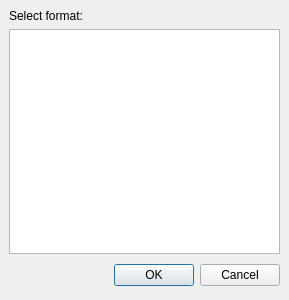
<ui version="4.0" >
 <author></author>
 <comment></comment>
 <exportmacro></exportmacro>
 <class>ExportToDialog</class>
 <widget class="QDialog" name="ExportToDialog" >
  <property name="geometry" >
   <rect>
    <x>0</x>
    <y>0</y>
    <width>289</width>
    <height>300</height>
   </rect>
  </property>
  <property name="windowTitle" >
   <string>Export to...</string>
  </property>
  <layout class="QVBoxLayout" >
   <property name="margin" >
    <number>9</number>
   </property>
   <property name="spacing" >
    <number>6</number>
   </property>
   <item>
    <widget class="QLabel" name="label" >
     <property name="text" >
      <string>Select format:</string>
     </property>
    </widget>
   </item>
   <item>
    <widget class="QListWidget" name="formats_listWidget" />
   </item>
   <item>
    <layout class="QHBoxLayout" >
     <property name="margin" >
      <number>0</number>
     </property>
     <property name="spacing" >
      <number>6</number>
     </property>
     <item>
      <spacer>
       <property name="orientation" >
        <enum>Qt::Horizontal</enum>
       </property>
       <property name="sizeHint" >
        <size>
         <width>131</width>
         <height>31</height>
        </size>
       </property>
      </spacer>
     </item>
     <item>
      <widget class="QPushButton" name="okButton" >
       <property name="text" >
        <string>OK</string>
       </property>
      </widget>
     </item>
     <item>
      <widget class="QPushButton" name="cancelButton" >
       <property name="text" >
        <string>Cancel</string>
       </property>
      </widget>
     </item>
    </layout>
   </item>
  </layout>
 </widget>
 <pixmapfunction></pixmapfunction>
 <resources/>
 <connections>
  <connection>
   <sender>okButton</sender>
   <signal>clicked()</signal>
   <receiver>ExportToDialog</receiver>
   <slot>accept()</slot>
   <hints>
    <hint type="sourcelabel" >
     <x>278</x>
     <y>253</y>
    </hint>
    <hint type="destinationlabel" >
     <x>96</x>
     <y>254</y>
    </hint>
   </hints>
  </connection>
  <connection>
   <sender>cancelButton</sender>
   <signal>clicked()</signal>
   <receiver>ExportToDialog</receiver>
   <slot>reject()</slot>
   <hints>
    <hint type="sourcelabel" >
     <x>369</x>
     <y>253</y>
    </hint>
    <hint type="destinationlabel" >
     <x>179</x>
     <y>282</y>
    </hint>
   </hints>
  </connection>
 </connections>
</ui>
